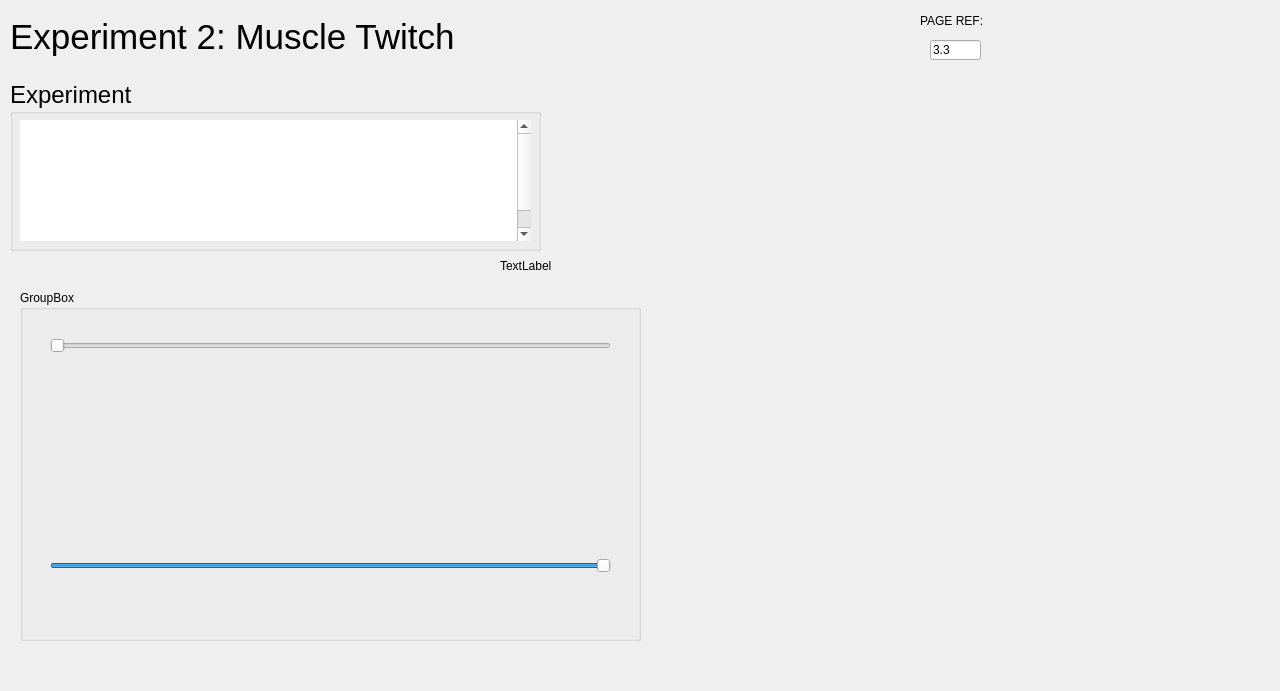
<?xml version="1.0" encoding="UTF-8"?>
<ui version="4.0">
 <class>MainWindow</class>
 <widget class="QMainWindow" name="MainWindow">
  <property name="geometry">
   <rect>
    <x>0</x>
    <y>0</y>
    <width>1280</width>
    <height>691</height>
   </rect>
  </property>
  <property name="windowTitle">
   <string>MainWindow</string>
  </property>
  <widget class="QWidget" name="centralwidget">
   <widget class="QPushButton" name="pushButtonBack">
    <property name="geometry">
     <rect>
      <x>13</x>
      <y>703</y>
      <width>75</width>
      <height>23</height>
     </rect>
    </property>
    <property name="sizePolicy">
     <sizepolicy hsizetype="Maximum" vsizetype="Fixed">
      <horstretch>0</horstretch>
      <verstretch>0</verstretch>
     </sizepolicy>
    </property>
    <property name="text">
     <string>BACK</string>
    </property>
   </widget>
   <widget class="QPushButton" name="pushButtonNext">
    <property name="geometry">
     <rect>
      <x>94</x>
      <y>703</y>
      <width>75</width>
      <height>23</height>
     </rect>
    </property>
    <property name="sizePolicy">
     <sizepolicy hsizetype="Maximum" vsizetype="Fixed">
      <horstretch>0</horstretch>
      <verstretch>0</verstretch>
     </sizepolicy>
    </property>
    <property name="text">
     <string>NEXT</string>
    </property>
   </widget>
   <widget class="QPushButton" name="pushButtonMenu">
    <property name="enabled">
     <bool>true</bool>
    </property>
    <property name="geometry">
     <rect>
      <x>917</x>
      <y>703</y>
      <width>75</width>
      <height>23</height>
     </rect>
    </property>
    <property name="sizePolicy">
     <sizepolicy hsizetype="Maximum" vsizetype="Fixed">
      <horstretch>0</horstretch>
      <verstretch>0</verstretch>
     </sizepolicy>
    </property>
    <property name="minimumSize">
     <size>
      <width>50</width>
      <height>20</height>
     </size>
    </property>
    <property name="text">
     <string>MENU</string>
    </property>
   </widget>
   <widget class="QProgressBar" name="progressBar">
    <property name="geometry">
     <rect>
      <x>175</x>
      <y>704</y>
      <width>649</width>
      <height>21</height>
     </rect>
    </property>
    <property name="sizePolicy">
     <sizepolicy hsizetype="Minimum" vsizetype="Fixed">
      <horstretch>0</horstretch>
      <verstretch>0</verstretch>
     </sizepolicy>
    </property>
    <property name="value">
     <number>1</number>
    </property>
    <property name="textVisible">
     <bool>false</bool>
    </property>
   </widget>
   <widget class="QLabel" name="labelPage">
    <property name="geometry">
     <rect>
      <x>830</x>
      <y>700</y>
      <width>81</width>
      <height>20</height>
     </rect>
    </property>
    <property name="sizePolicy">
     <sizepolicy hsizetype="Maximum" vsizetype="Preferred">
      <horstretch>0</horstretch>
      <verstretch>0</verstretch>
     </sizepolicy>
    </property>
    <property name="font">
     <font>
      <pointsize>11</pointsize>
      <weight>75</weight>
      <bold>true</bold>
     </font>
    </property>
    <property name="styleSheet">
     <string notr="true">color: rgb(255, 255, 255);</string>
    </property>
    <property name="text">
     <string>PAGE 3 / 5</string>
    </property>
   </widget>
   <widget class="QLineEdit" name="lineEdit">
    <property name="geometry">
     <rect>
      <x>930</x>
      <y>40</y>
      <width>51</width>
      <height>20</height>
     </rect>
    </property>
    <property name="sizePolicy">
     <sizepolicy hsizetype="Ignored" vsizetype="Fixed">
      <horstretch>0</horstretch>
      <verstretch>0</verstretch>
     </sizepolicy>
    </property>
    <property name="text">
     <string>3.3</string>
    </property>
    <property name="readOnly">
     <bool>true</bool>
    </property>
   </widget>
   <widget class="QLabel" name="labelPageRef">
    <property name="geometry">
     <rect>
      <x>920</x>
      <y>10</y>
      <width>71</width>
      <height>21</height>
     </rect>
    </property>
    <property name="sizePolicy">
     <sizepolicy hsizetype="Maximum" vsizetype="Preferred">
      <horstretch>0</horstretch>
      <verstretch>0</verstretch>
     </sizepolicy>
    </property>
    <property name="text">
     <string>PAGE REF:</string>
    </property>
   </widget>
   <widget class="QLabel" name="labelCurrentWindow">
    <property name="geometry">
     <rect>
      <x>10</x>
      <y>0</y>
      <width>571</width>
      <height>74</height>
     </rect>
    </property>
    <property name="font">
     <font>
      <pointsize>26</pointsize>
     </font>
    </property>
    <property name="text">
     <string>Experiment 2: Muscle Twitch</string>
    </property>
   </widget>
   <widget class="QGroupBox" name="groupBox_2">
    <property name="geometry">
     <rect>
      <x>10</x>
      <y>80</y>
      <width>531</width>
      <height>171</height>
     </rect>
    </property>
    <property name="font">
     <font>
      <pointsize>18</pointsize>
     </font>
    </property>
    <property name="title">
     <string>Experiment</string>
    </property>
    <widget class="QTextEdit" name="textEdit">
     <property name="geometry">
      <rect>
       <x>10</x>
       <y>40</y>
       <width>511</width>
       <height>121</height>
      </rect>
     </property>
     <property name="font">
      <font>
       <pointsize>18</pointsize>
      </font>
     </property>
     <property name="frameShape">
      <enum>QFrame::NoFrame</enum>
     </property>
     <property name="html">
      <string>&lt;!DOCTYPE HTML PUBLIC &quot;-//W3C//DTD HTML 4.0//EN&quot; &quot;http://www.w3.org/TR/REC-html40/strict.dtd&quot;&gt;
&lt;html&gt;&lt;head&gt;&lt;meta name=&quot;qrichtext&quot; content=&quot;1&quot; /&gt;&lt;style type=&quot;text/css&quot;&gt;
p, li { white-space: pre-wrap; }
&lt;/style&gt;&lt;/head&gt;&lt;body style=&quot; font-family:'.AppleSystemUIFont'; font-size:18pt; font-weight:400; font-style:normal;&quot;&gt;
&lt;p align=&quot;justify&quot; style=&quot; margin-top:0px; margin-bottom:0px; margin-left:0px; margin-right:0px; -qt-block-indent:0; text-indent:0px;&quot;&gt;&lt;a name=&quot;docs-internal-guid-5610a7f4-7fff-5818-859d-a0b1596dd24f&quot;&gt;&lt;/a&gt;&lt;span style=&quot; font-family:'Calibri,sans-serif'; color:#ffffff; background-color:transparent;&quot;&gt;T&lt;/span&gt;&lt;span style=&quot; font-family:'Calibri,sans-serif'; color:#ffffff; background-color:transparent;&quot;&gt;his shows a portion of the experiment on the previous page, with the time scale expanded. Notice that the action potential in the muscle comes before the contraction.&lt;/span&gt;&lt;/p&gt;
&lt;p align=&quot;justify&quot; style=&quot; margin-top:0px; margin-bottom:0px; margin-left:0px; margin-right:0px; -qt-block-indent:0; text-indent:0px;&quot;&gt;&lt;span style=&quot; font-family:'Calibri,sans-serif'; color:#ffffff; background-color:transparent;&quot;&gt;Now &lt;/span&gt;&lt;span style=&quot; font-family:'Calibri,sans-serif'; color:#ff6400; background-color:transparent;&quot;&gt;go to the next page.&lt;/span&gt;&lt;/p&gt;&lt;/body&gt;&lt;/html&gt;</string>
     </property>
    </widget>
   </widget>
   <widget class="QGroupBox" name="groupBox">
    <property name="geometry">
     <rect>
      <x>20</x>
      <y>290</y>
      <width>621</width>
      <height>351</height>
     </rect>
    </property>
    <property name="title">
     <string>GroupBox</string>
    </property>
    <widget class="QLabel" name="label">
     <property name="geometry">
      <rect>
       <x>0</x>
       <y>0</y>
       <width>621</width>
       <height>351</height>
      </rect>
     </property>
     <property name="text">
      <string/>
     </property>
     <property name="pixmap">
      <pixmap>../img/IM4XP2.2.png</pixmap>
     </property>
     <property name="scaledContents">
      <bool>true</bool>
     </property>
    </widget>
    <widget class="QSlider" name="horizontalSlider">
     <property name="geometry">
      <rect>
       <x>30</x>
       <y>-60</y>
       <width>561</width>
       <height>231</height>
      </rect>
     </property>
     <property name="minimum">
      <number>25</number>
     </property>
     <property name="maximum">
      <number>50</number>
     </property>
     <property name="singleStep">
      <number>1</number>
     </property>
     <property name="pageStep">
      <number>5</number>
     </property>
     <property name="orientation">
      <enum>Qt::Horizontal</enum>
     </property>
     <property name="invertedAppearance">
      <bool>false</bool>
     </property>
     <property name="invertedControls">
      <bool>false</bool>
     </property>
    </widget>
    <widget class="QSlider" name="horizontalSlider_2">
     <property name="geometry">
      <rect>
       <x>30</x>
       <y>160</y>
       <width>561</width>
       <height>231</height>
      </rect>
     </property>
     <property name="minimum">
      <number>25</number>
     </property>
     <property name="maximum">
      <number>50</number>
     </property>
     <property name="singleStep">
      <number>1</number>
     </property>
     <property name="pageStep">
      <number>5</number>
     </property>
     <property name="sliderPosition">
      <number>50</number>
     </property>
     <property name="orientation">
      <enum>Qt::Horizontal</enum>
     </property>
     <property name="invertedAppearance">
      <bool>false</bool>
     </property>
     <property name="invertedControls">
      <bool>false</bool>
     </property>
    </widget>
   </widget>
   <widget class="QLabel" name="labelDifference">
    <property name="geometry">
     <rect>
      <x>500</x>
      <y>250</y>
      <width>141</width>
      <height>31</height>
     </rect>
    </property>
    <property name="text">
     <string>TextLabel</string>
    </property>
   </widget>
  </widget>
  <widget class="QMenuBar" name="menubar">
   <property name="geometry">
    <rect>
     <x>0</x>
     <y>0</y>
     <width>1280</width>
     <height>22</height>
    </rect>
   </property>
  </widget>
 </widget>
 <resources>
  <include location="../resources.qrc"/>
 </resources>
 <connections/>
</ui>
